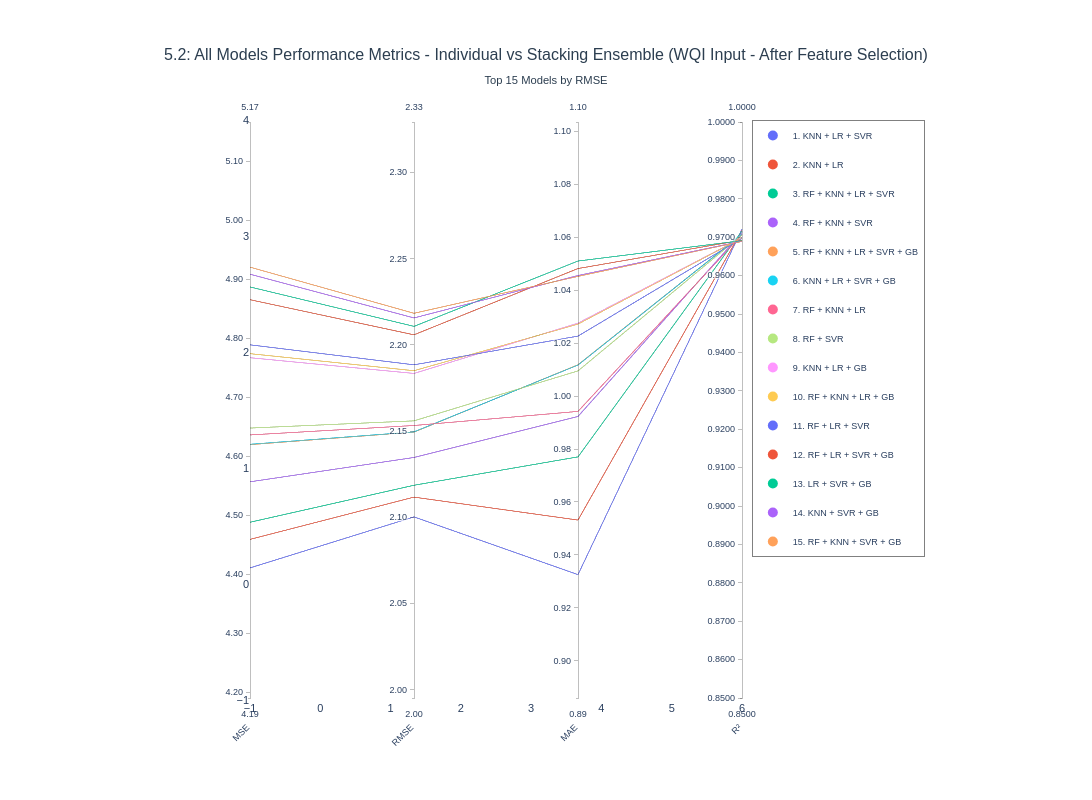

Notebook cell for this chart:
### Code cell
fig_all_models_52 = plot_parallel_coordinates_all_models(
    results_df=results_df_WQIInput_retrain,
    y_test=y_test_WQIInput_retrain,
    rf_pred=rf_pred_WQIInput_retrain,
    gb_pred=gb_pred_WQIInput_retrain,
    lr_pred=lr_pred_WQIInput_retrain,
    knn_pred=knn_pred_WQIInput_retrain,
    svr_pred=svr_pred_WQIInput_retrain,
    title="5.2: All Models Performance Metrics - Individual vs Stacking Ensemble (WQI Input - After Feature Selection)"
)

fig_all_models_52.show()

### Figure 1 — Plotly figure (JSON) as saved in the notebook; plotly's stock layout.template omitted (floating-point values rounded to 4 significant figures)
{"data": [{"dimensions": [{"label": "MSE", "range": [4.19, 5.167], "tickformat": ".2f", "values": [4.411, 4.459, 4.488, 4.557, 4.62, 4.621, 4.636, 4.648, 4.767, 4.774, 4.789, 4.866, 4.887, 4.909, 4.921]}, {"label": "RMSE", "range": [1.995, 2.329], "tickformat": ".2f", "values": [2.1, 2.112, 2.119, 2.135, 2.149, 2.15, 2.153, 2.156, 2.183, 2.185, 2.188, 2.206, 2.211, 2.216, 2.218]}, {"label": "MAE", "range": [0.8859, 1.104], "tickformat": ".2f", "values": [0.9325, 0.9532, 0.977, 0.9923, 1.012, 1.012, 0.9942, 1.01, 1.028, 1.027, 1.023, 1.048, 1.051, 1.046, 1.045]}, {"label": "R²", "range": [0.85, 1], "tickformat": ".4f", "values": [0.9721, 0.9718, 0.9716, 0.9712, 0.9708, 0.9708, 0.9707, 0.9706, 0.9699, 0.9698, 0.9697, 0.9692, 0.9691, 0.969, 0.9689]}], "labelangle": -45, "labelside": "bottom", "line": {"color": [0, 1, 2, 3, 4, 5, 6, 7, 8, 9, 10, 11, 12, 13, 14], "colorscale": [[0, "#636EFA"], [0.07143, "#EF553B"], [0.1429, "#00CC96"], [0.2143, "#AB63FA"], [0.2857, "#FFA15A"], [0.3571, "#19D3F3"], [0.4286, "#FF6692"], [0.5, "#B6E880"], [0.5714, "#FF97FF"], [0.6429, "#FECB52"], [0.7143, "#636EFA"], [0.7857, "#EF553B"], [0.8571, "#00CC96"], [0.9286, "#AB63FA"], [1, "#FFA15A"]], "showscale": false}, "type": "parcoords"}, {"hovertemplate": "<b>KNN + LR + SVR</b><br>Num Models: 3<br>MSE: 4.4110<br>RMSE: 2.1002<br>MAE: 0.9325<br>R²: 0.9721<br><extra></extra>", "legendgroup": "KNN + LR + SVR", "marker": {"color": "#636EFA", "size": 10}, "mode": "markers", "name": "1. KNN + LR + SVR", "showlegend": true, "type": "scatter", "x": [null], "y": [null]}, {"hovertemplate": "<b>KNN + LR</b><br>Num Models: 2<br>MSE: 4.4594<br>RMSE: 2.1117<br>MAE: 0.9532<br>R²: 0.9718<br><extra></extra>", "legendgroup": "KNN + LR", "marker": {"color": "#EF553B", "size": 10}, "mode": "markers", "name": "2. KNN + LR", "showlegend": true, "type": "scatter", "x": [null], "y": [null]}, {"hovertemplate": "<b>RF + KNN + LR + SVR</b><br>Num Models: 4<br>MSE: 4.4884<br>RMSE: 2.1186<br>MAE: 0.9770<br>R²: 0.9716<br><extra></extra>", "legendgroup": "RF + KNN + LR + SVR", "marker": {"color": "#00CC96", "size": 10}, "mode": "markers", "name": "3. RF + KNN + LR + SVR", "showlegend": true, "type": "scatter", "x": [null], "y": [null]}, {"hovertemplate": "<b>RF + KNN + SVR</b><br>Num Models: 3<br>MSE: 4.5570<br>RMSE: 2.1347<br>MAE: 0.9923<br>R²: 0.9712<br><extra></extra>", "legendgroup": "RF + KNN + SVR", "marker": {"color": "#AB63FA", "size": 10}, "mode": "markers", "name": "4. RF + KNN + SVR", "showlegend": true, "type": "scatter", "x": [null], "y": [null]}, {"hovertemplate": "<b>RF + KNN + LR + SVR + GB</b><br>Num Models: 5<br>MSE: 4.6200<br>RMSE: 2.1494<br>MAE: 1.0119<br>R²: 0.9708<br><extra></extra>", "legendgroup": "RF + KNN + LR + SVR + GB", "marker": {"color": "#FFA15A", "size": 10}, "mode": "markers", "name": "5. RF + KNN + LR + SVR + GB", "showlegend": true, "type": "scatter", "x": [null], "y": [null]}, {"hovertemplate": "<b>KNN + LR + SVR + GB</b><br>Num Models: 4<br>MSE: 4.6206<br>RMSE: 2.1496<br>MAE: 1.0118<br>R²: 0.9708<br><extra></extra>", "legendgroup": "KNN + LR + SVR + GB", "marker": {"color": "#19D3F3", "size": 10}, "mode": "markers", "name": "6. KNN + LR + SVR + GB", "showlegend": true, "type": "scatter", "x": [null], "y": [null]}, {"hovertemplate": "<b>RF + KNN + LR</b><br>Num Models: 3<br>MSE: 4.6365<br>RMSE: 2.1532<br>MAE: 0.9942<br>R²: 0.9707<br><extra></extra>", "legendgroup": "RF + KNN + LR", "marker": {"color": "#FF6692", "size": 10}, "mode": "markers", "name": "7. RF + KNN + LR", "showlegend": true, "type": "scatter", "x": [null], "y": [null]}, {"hovertemplate": "<b>RF + SVR</b><br>Num Models: 2<br>MSE: 4.6481<br>RMSE: 2.1559<br>MAE: 1.0095<br>R²: 0.9706<br><extra></extra>", "legendgroup": "RF + SVR", "marker": {"color": "#B6E880", "size": 10}, "mode": "markers", "name": "8. RF + SVR", "showlegend": true, "type": "scatter", "x": [null], "y": [null]}, {"hovertemplate": "<b>KNN + LR + GB</b><br>Num Models: 3<br>MSE: 4.7674<br>RMSE: 2.1834<br>MAE: 1.0276<br>R²: 0.9699<br><extra></extra>", "legendgroup": "KNN + LR + GB", "marker": {"color": "#FF97FF", "size": 10}, "mode": "markers", "name": "9. KNN + LR + GB", "showlegend": true, "type": "scatter", "x": [null], "y": [null]}, {"hovertemplate": "<b>RF + KNN + LR + GB</b><br>Num Models: 4<br>MSE: 4.7742<br>RMSE: 2.1850<br>MAE: 1.0272<br>R²: 0.9698<br><extra></extra>", "legendgroup": "RF + KNN + LR + GB", "marker": {"color": "#FECB52", "size": 10}, "mode": "markers", "name": "10. RF + KNN + LR + GB", "showlegend": true, "type": "scatter", "x": [null], "y": [null]}, {"hovertemplate": "<b>RF + LR + SVR</b><br>Num Models: 3<br>MSE: 4.7893<br>RMSE: 2.1884<br>MAE: 1.0227<br>R²: 0.9697<br><extra></extra>", "legendgroup": "RF + LR + SVR", "marker": {"color": "#636EFA", "size": 10}, "mode": "markers", "name": "11. RF + LR + SVR", "showlegend": true, "type": "scatter", "x": [null], "y": [null]}, {"hovertemplate": "<b>RF + LR + SVR + GB</b><br>Num Models: 4<br>MSE: 4.8657<br>RMSE: 2.2058<br>MAE: 1.0482<br>R²: 0.9692<br><extra></extra>", "legendgroup": "RF + LR + SVR + GB", "marker": {"color": "#EF553B", "size": 10}, "mode": "markers", "name": "12. RF + LR + SVR + GB", "showlegend": true, "type": "scatter", "x": [null], "y": [null]}, {"hovertemplate": "<b>LR + SVR + GB</b><br>Num Models: 3<br>MSE: 4.8873<br>RMSE: 2.2107<br>MAE: 1.0511<br>R²: 0.9691<br><extra></extra>", "legendgroup": "LR + SVR + GB", "marker": {"color": "#00CC96", "size": 10}, "mode": "markers", "name": "13. LR + SVR + GB", "showlegend": true, "type": "scatter", "x": [null], "y": [null]}, {"hovertemplate": "<b>KNN + SVR + GB</b><br>Num Models: 3<br>MSE: 4.9090<br>RMSE: 2.2156<br>MAE: 1.0456<br>R²: 0.9690<br><extra></extra>", "legendgroup": "KNN + SVR + GB", "marker": {"color": "#AB63FA", "size": 10}, "mode": "markers", "name": "14. KNN + SVR + GB", "showlegend": true, "type": "scatter", "x": [null], "y": [null]}, {"hovertemplate": "<b>RF + KNN + SVR + GB</b><br>Num Models: 4<br>MSE: 4.9209<br>RMSE: 2.2183<br>MAE: 1.0453<br>R²: 0.9689<br><extra></extra>", "legendgroup": "RF + KNN + SVR + GB", "marker": {"color": "#FFA15A", "size": 10}, "mode": "markers", "name": "15. RF + KNN + SVR + GB", "showlegend": true, "type": "scatter", "x": [null], "y": [null]}], "layout": {"font": {"family": "Arial, sans-serif", "size": 11}, "height": 800, "hovermode": "closest", "legend": {"bgcolor": "rgba(255, 255, 255, 0.95)", "bordercolor": "gray", "borderwidth": 1, "font": {"size": 9}, "orientation": "v", "x": 1.02, "xanchor": "left", "y": 1, "yanchor": "top"}, "margin": {"b": 100, "l": 250, "r": 350, "t": 120}, "paper_bgcolor": "white", "plot_bgcolor": "white", "showlegend": true, "title": {"font": {"color": "#2c3e50", "family": "Arial, sans-serif", "size": 16}, "text": "5.2: All Models Performance Metrics - Individual vs Stacking Ensemble (WQI Input - After Feature Selection)<br><sub>Top 15 Models by RMSE</sub>", "x": 0.5, "xanchor": "center"}, "width": 1400, "xaxis": {"showgrid": false}, "yaxis": {"showgrid": false}}}
